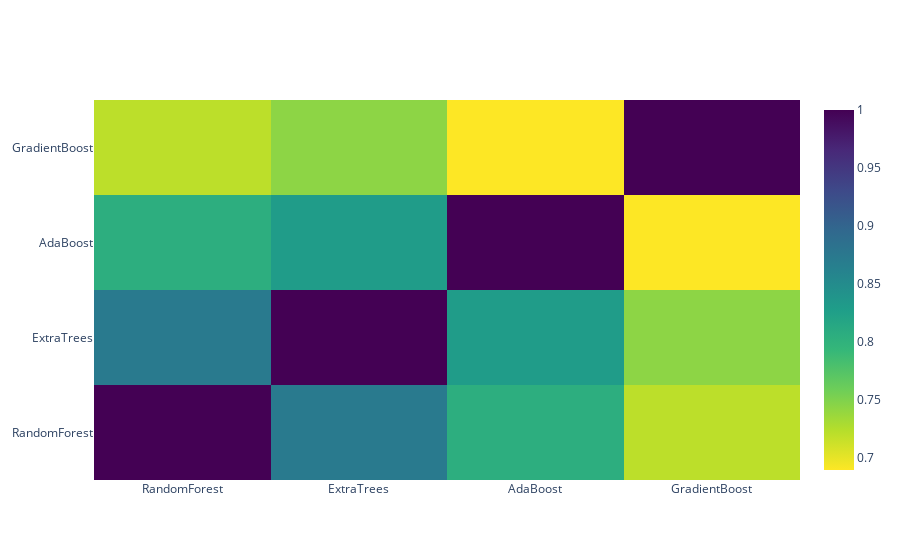

Notebook source saved alongside this figure:
### Markdown cell above
second level training set에 대한 상관관계 히트맵을 살펴보자.

### Code cell
data =[go.Heatmap(z=base_predictions_train.astype(float).corr().values,
                 x=base_predictions_train.columns.values,
                 y=base_predictions_train.columns.values,
                 colorscale='Viridis',showscale=True,reversescale=True)]
py.iplot(data,filename='labelled-heatemap')

### Figure 1 — Plotly figure (JSON) as saved in the notebook; plotly's stock layout.template omitted (floating-point values rounded to 4 significant figures)
{"data": [{"colorscale": [[0, "#440154"], [0.1111, "#482878"], [0.2222, "#3e4989"], [0.3333, "#31688e"], [0.4444, "#26828e"], [0.5556, "#1f9e89"], [0.6667, "#35b779"], [0.7778, "#6ece58"], [0.8889, "#b5de2b"], [1, "#fde725"]], "reversescale": true, "showscale": true, "type": "heatmap", "x": ["RandomForest", "ExtraTrees", "AdaBoost", "GradientBoost"], "y": ["RandomForest", "ExtraTrees", "AdaBoost", "GradientBoost"], "z": [[1, 0.8719, 0.8054, 0.7201], [0.8719, 1, 0.8297, 0.7432], [0.8054, 0.8297, 1, 0.6891], [0.7201, 0.7432, 0.6891, 1]]}], "layout": {}}
